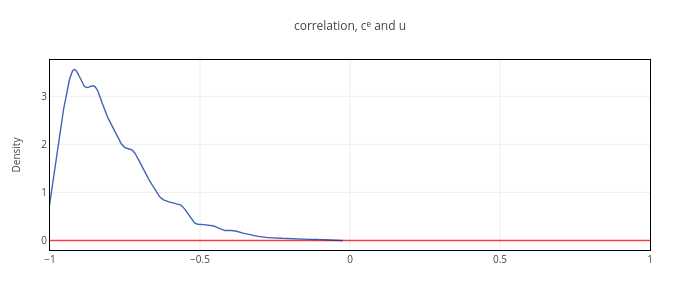

Notebook code cell kept with this figure:
### Code cell
# ----- CoVariance -----

# - Chart
figures_covar    = Array{Any}(undef, 1)

if par_size.Q_cov > 0
    title = "correlation, cᵉ and u";
    k = kde(chain_θ_bound[par_size.R+par_size.d+par_size.Z + par_size.Z_plus + par_size.Q+1, :]);
    println("correlation: ", mean(chain_θ_bound[par_size.R+par_size.d+par_size.Z + par_size.Z_plus + par_size.Q+1, :]))

else
    println("No parameter estimated.")
    title = "";
    k = kde(zeros(1, 2));
end

kde_x         = k.x;
x_prior       = collect(-1.0:0.01:1.0);
kde_prior     = pdf(Normal(0, 1000), x_prior);
kde_posterior = k.density;

trace1 = pltjs.scatter(x=x_prior, y=kde_prior, line=attr(width=1.4, color=c2), name="Prior", showlegend=false);
trace2 = pltjs.scatter(x=kde_x, y=kde_posterior, line=attr(width=1.4, color=c1), name="Posterior", showlegend=false);

layout = pltjs.Layout(;title=title, titlefont=attr(size=12),
                        xaxis=attr(tickfont_size=10, showgrid=true, linecolor="black", mirror=true, zeroline=false, titlefont=attr(size=10), range=[-1.0, 1.0]),
                        yaxis=attr(tickfont_size=10, showgrid=true, linecolor="black", mirror=true, zeroline=false, titlefont=attr(size=10), title="Density"));

figures_covar[1]= pltjs.plot([trace1; trace2], layout);



figures_covar[1].plot.layout["width"]  = 700;
figures_covar[1].plot.layout["height"] = 300;
display(figures_covar[1])

### Figure 1 — Plotly figure (JSON) as saved in the notebook; plotly's stock layout.template omitted (floating-point values rounded to 4 significant figures; data arrays with more than 128 entries replaced by an {"elided": "..."} marker saying what was removed)
{"data": [{"line": {"color": "rgba(255, 0, 0, .75)", "width": 1.4}, "name": "Prior", "showlegend": false, "type": "scatter", "x": {"elided": "201 float values"}, "y": {"elided": "201 float values"}}, {"line": {"color": "rgba(0, 48, 158, .75)", "width": 1.4}, "name": "Posterior", "showlegend": false, "type": "scatter", "x": {"elided": "2048 float values"}, "y": {"elided": "2048 float values"}}], "layout": {"height": 300, "margin": {"b": 50, "l": 50, "r": 50, "t": 60}, "title": "correlation, cᵉ and u", "titlefont": {"size": 12}, "width": 700, "xaxis": {"linecolor": "black", "mirror": true, "range": [-1, 1], "showgrid": true, "tickfont": {"size": 10}, "titlefont": {"size": 10}, "zeroline": false}, "yaxis": {"linecolor": "black", "mirror": true, "showgrid": true, "tickfont": {"size": 10}, "title": "Density", "titlefont": {"size": 10}, "zeroline": false}}}
